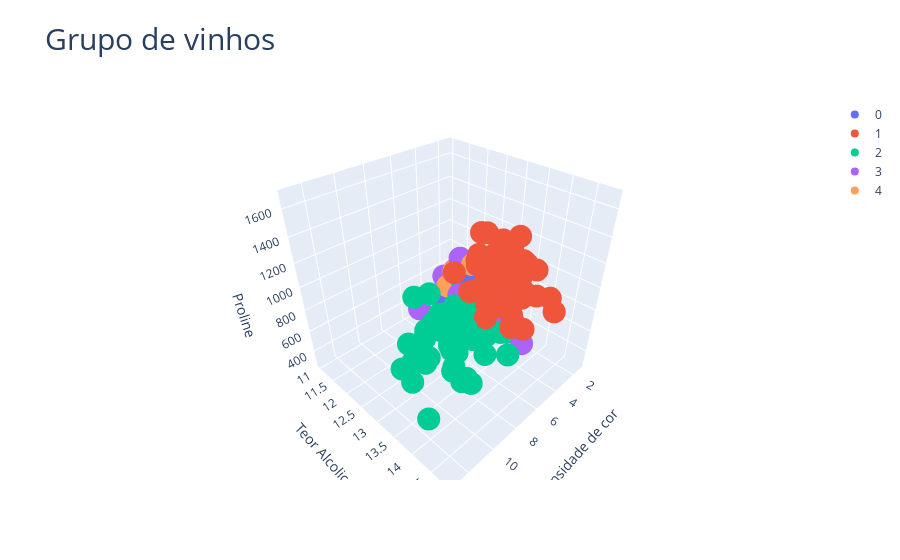

The code cell stored with this chart in its notebook:
### Code cell
labels = agrupador.labels_

fig = go.Figure()


fig.update_layout(title = 'Grupo de vinhos',
    title_font_size = 30,
    scene = dict(xaxis_title = 'Intensidade de cor',
                 yaxis_title = 'Teor Alcolico',
                 zaxis_title = 'Proline')
)

vinhos_agrupados = df.copy()
vinhos_agrupados['grupos'] = labels
for grupo, conjunto in vinhos_agrupados.groupby('grupos'):
    fig.add_scatter3d(x = conjunto.Intensidade_de_cor, 
                    y = conjunto.Alcool, 
                    z = conjunto.Proline,
                    name = grupo,
                    mode = 'markers')

fig.show()
